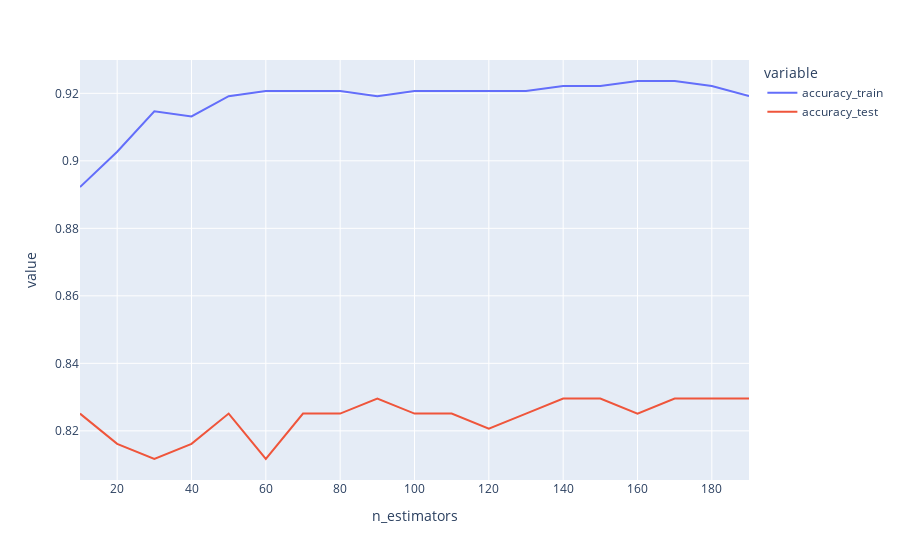

Notebook source saved alongside this figure:
### Markdown cell above
### n estimators (trees per forest) - with max depth of 8

### Code cell
accuracy_results = []

for i in range(10, 200, 10):
    model = RandomForestClassifier(n_estimators=i, random_state=42, max_depth=8)
    model.fit(X_train,y_train)
    y_pred_train = model.predict(X_train)
    y_pred_test = model.predict(X_test)
    accuracy_train = np.mean(y_pred_train == y_train)
    accuracy_test = np.mean(y_pred_test == y_test)
    accuracy_results.append({'accuracy_train': accuracy_train, 'accuracy_test': accuracy_test, 'n_estimators': i})

px.line(pd.DataFrame(accuracy_results).melt(id_vars='n_estimators'),
        x='n_estimators', y='value', color='variable')

### Figure 1 — Plotly figure (JSON) as saved in the notebook; plotly's stock layout.template omitted (floating-point values rounded to 4 significant figures)
{"data": [{"hovertemplate": "variable=accuracy_train<br>n_estimators=%{x}<br>value=%{y}<extra></extra>", "legendgroup": "accuracy_train", "line": {"color": "#636efa", "dash": "solid"}, "marker": {"symbol": "circle"}, "mode": "lines", "name": "accuracy_train", "orientation": "v", "showlegend": true, "type": "scatter", "x": [10, 20, 30, 40, 50, 60, 70, 80, 90, 100, 110, 120, 130, 140, 150, 160, 170, 180, 190], "xaxis": "x", "y": [0.8922, 0.9027, 0.9147, 0.9132, 0.9192, 0.9207, 0.9207, 0.9207, 0.9192, 0.9207, 0.9207, 0.9207, 0.9207, 0.9222, 0.9222, 0.9237, 0.9237, 0.9222, 0.9192], "yaxis": "y"}, {"hovertemplate": "variable=accuracy_test<br>n_estimators=%{x}<br>value=%{y}<extra></extra>", "legendgroup": "accuracy_test", "line": {"color": "#EF553B", "dash": "solid"}, "marker": {"symbol": "circle"}, "mode": "lines", "name": "accuracy_test", "orientation": "v", "showlegend": true, "type": "scatter", "x": [10, 20, 30, 40, 50, 60, 70, 80, 90, 100, 110, 120, 130, 140, 150, 160, 170, 180, 190], "xaxis": "x", "y": [0.8251, 0.8161, 0.8117, 0.8161, 0.8251, 0.8117, 0.8251, 0.8251, 0.8296, 0.8251, 0.8251, 0.8206, 0.8251, 0.8296, 0.8296, 0.8251, 0.8296, 0.8296, 0.8296], "yaxis": "y"}], "layout": {"legend": {"title": {"text": "variable"}, "tracegroupgap": 0}, "margin": {"t": 60}, "xaxis": {"anchor": "y", "domain": [0, 1], "title": {"text": "n_estimators"}}, "yaxis": {"anchor": "x", "domain": [0, 1], "title": {"text": "value"}}}}
